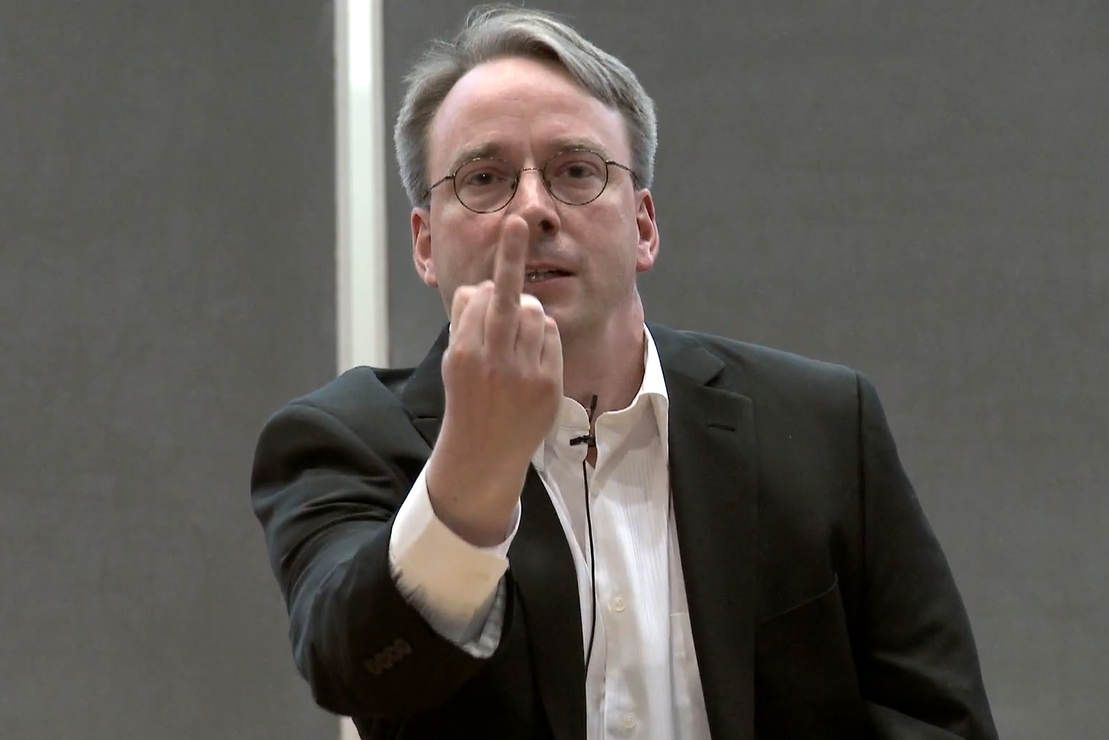
#> input picture content/bg/bg-01.jpg, 1109 x 740 px; its folder holds only this picture in this run
$ python bg.py
#> lines starting #> are read from the running program, lines starting #| are printed output that depends on the picture
#!/usr/bin/env python3
"""Arkaplan mozaiği üreteci.

content/bg/ içindeki görselleri tek bir duotone mozaik karosuna dönüştürür.
Karo kendi kendine döşenir (background-repeat), yani tarayıcı tek dosya indirir.

    python3 tools/bg.py              # varsayılan palet (bsod)
    python3 tools/bg.py --palette yesil
    python3 tools/bg.py --all        # her paleti üret

Havuza görsel eklemek için: content/bg/ içine at, komutu tekrar çalıştır.
"""
import argparse, pathlib, random, sys

try:
    from PIL import Image, ImageEnhance, ImageOps
except ImportError:
    sys.exit("Pillow gerekli:  pip install --user Pillow")

ROOT = pathlib.Path(__file__).resolve().parent.parent
SRC = ROOT / "content" / "bg"
OUT = ROOT / "themes" / "geo" / "assets"

# Duotone paletleri: (gölge, ışık). Yeni ton eklemek için buraya bir satır.
PALETTES = {
    "bsod":  ((0x08, 0x0c, 0x30), (0x7f, 0x9a, 0xd0)),
    "yesil": ((0x03, 0x0c, 0x06), (0x6f, 0xe0, 0x92)),
    "mor":   ((0x16, 0x06, 0x2c), (0xc8, 0x8f, 0xe0)),
}

TILE = 200      # tek karenin kenarı (px)
COLS = 6        # mozaik ızgarası
DIM = 0.80      # arkaplana çekmek için parlaklık çarpanı
CONTRAST = 0.85 # düzleştirme — hiçbir kare göz almasın
SEED = 99       # sabit karışım: her çalıştırmada aynı dizilim


def duotone(im, lo, hi):
    g = ImageOps.autocontrast(im.convert("L"), cutoff=2)
    g = ImageEnhance.Contrast(g).enhance(CONTRAST)
    return ImageEnhance.Brightness(ImageOps.colorize(g, lo, hi)).enhance(DIM)


def build(name, lo, hi, images):
#> called with name = 'bsod', lo = (8, 12, 48), hi = (127, 154, 208)
    rows = -(-len(images) // COLS)          # yukarı yuvarla, her görsel en az bir kez
    sheet = Image.new("RGB", (COLS * TILE, rows * TILE))
#> sheet: PIL image 1200x200 RGB; every value is 0
    cells = list(images)
    while len(cells) < COLS * rows:         # boş kalan gözleri doldur
        cells.append(random.choice(images))
    random.Random(SEED).shuffle(cells)

    for i, path in enumerate(cells):
        im = Image.open(path).convert("RGB")
#> im is the input picture: PIL image 1109x740 RGB; mean R, G, B 93.2, 89, 84.2
        im = ImageOps.fit(im, (TILE, TILE), Image.LANCZOS)
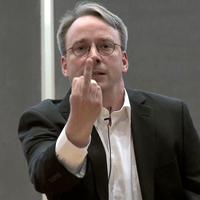
#> im: PIL image 200x200 RGB; mean R, G, B 94.6, 88.2, 83
        sheet.paste(duotone(im, lo, hi), ((i % COLS) * TILE, (i // COLS) * TILE))
#> in duotone, `g = ImageOps.autocontrast(im.convert("L"), cutoff=2)`:
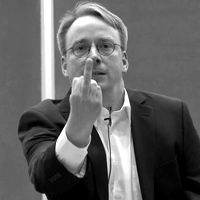
#> g: PIL image 200x200 L; min 0, max 255, mean 98.7
#> in duotone, `g = ImageEnhance.Contrast(g).enhance(CONTRAST)`:
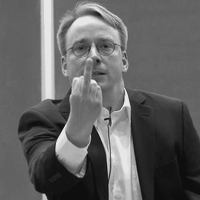
#> g: PIL image 200x200 L; min 14, max 231, mean 98.3
#> in duotone, `return ImageEnhance.Brightness(ImageOps.colorize(g, lo, hi)).enhance(D..`:
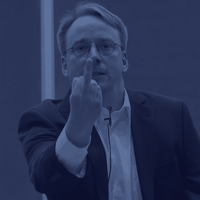
#> returned value: PIL image 200x200 RGB; mean R, G, B 42.4, 52.6, 86.9
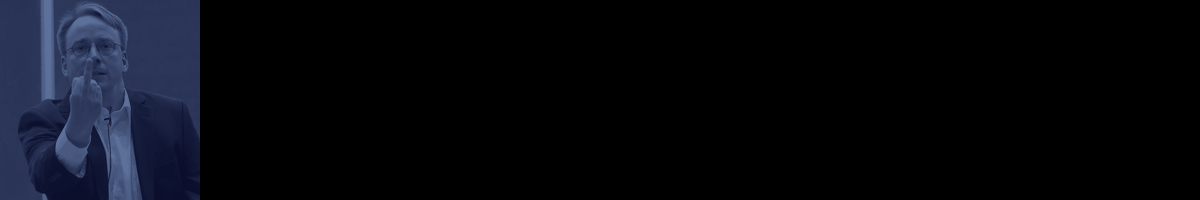
#> sheet: PIL image 1200x200 RGB; mean R, G, B 7.1, 8.8, 14.5

    OUT.mkdir(parents=True, exist_ok=True)
    dst = OUT / f"bg-{name}.jpg"
    sheet.save(dst, quality=72, optimize=True, progressive=True)
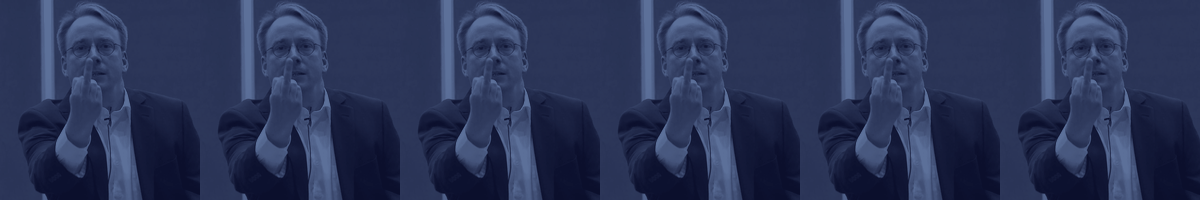
#> saved as bg-bsod.jpg: PIL image 1200x200 RGB; mean R, G, B 42.4, 52.6, 86.9
#> (the run stopped early here; a loop or call above may not have finished)
